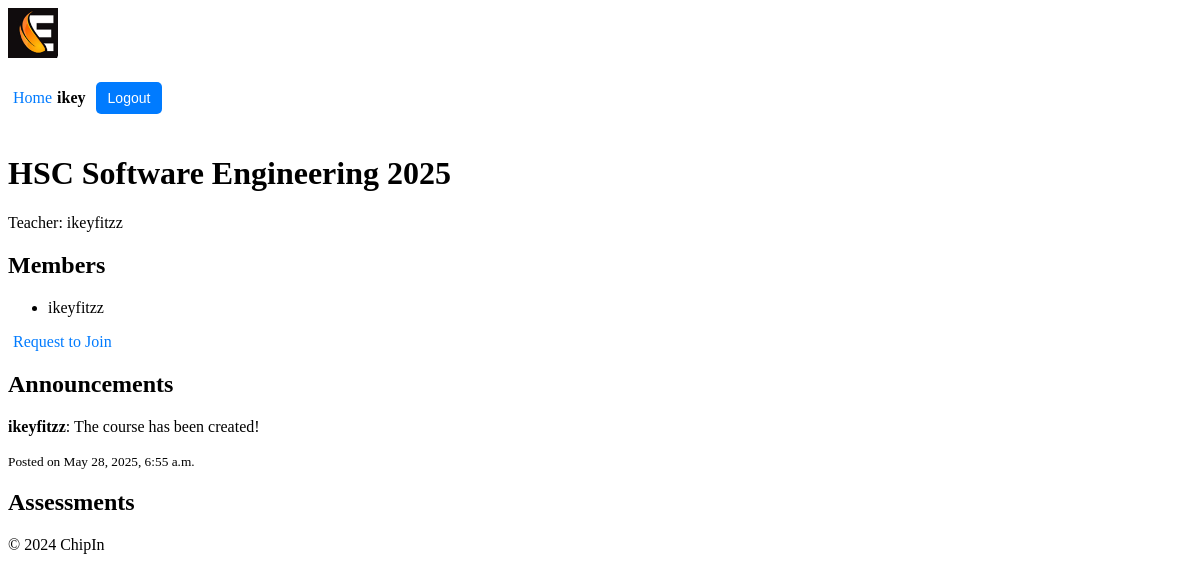
Screenshot of /chipin/group/4/ (signed in) with the database file from the repository.
### users/models.py (models this page shows, shortened)
class Profile(models.Model):
    user = models.OneToOneField(User, on_delete=models.CASCADE)
    first_name = models.CharField(max_length=30)
    surname = models.CharField(max_length=30)
    nickname = models.CharField(max_length=30, unique=True, null=False, blank=False)
    max_spend = models.DecimalField(max_digits=10, decimal_places=2, default=100.00)  # max spend
    balance = models.DecimalField(max_digits=10, decimal_places=2, default=100.00)  # users balance
    is_teacher = models.BooleanField(default=False) # users permissions (teacher/student)

### chipin/models.py (models this page shows, shortened)
class Group(models.Model):
    name = models.CharField(max_length=100)
    admin = models.ForeignKey(User, on_delete=models.CASCADE, related_name='admin_groups')
    members = models.ManyToManyField(User, related_name='group_memberships', blank=True)
    invited_users = models.ManyToManyField(User, related_name='pending_invitations', blank=True)

class Comment(models.Model):
    user = models.ForeignKey(User, on_delete=models.CASCADE)  # User who posted the comment
    group = models.ForeignKey(Group, related_name='comments', on_delete=models.CASCADE)  # Group associated with the comment
    content = models.TextField()  # The comment content
    created_at = models.DateTimeField(auto_now_add=True)  # Timestamp when the comment was posted
    updated_at = models.DateTimeField(auto_now=True)  # Timestamp for the latest update

### chipin/views.py (the view, shortened to what this page needs)
# urls.py: path('group/<int:group_id>/', views.group_detail, name='group_detail'),
@login_required
def group_detail(request, group_id, edit_comment_id=None):
    group = get_object_or_404(Group, id=group_id)
    comments = group.comments.all().order_by('-created_at')  # Fetch all comments for the group
    events = group.events.all()  # Fetch all events associated with the group
    if edit_comment_id: # Fetch the comment to edit, if edit_comment_id is provided
        comment_to_edit = get_object_or_404(Comment, id=edit_comment_id)
        if comment_to_edit.user != request.user:
            return redirect('chipin:group_detail', group_id=group.id)
    else:
        comment_to_edit = None
    if request.method == 'POST':
        if comment_to_edit: # Editing an existing comment
            form = CommentForm(request.POST, instance=comment_to_edit)
        else: # Adding a new comment
            form = CommentForm(request.POST)
        if form.is_valid():
            comment = form.save(commit=False)
            comment.user = request.user
            comment.group = group
            comment.save()
            return redirect('chipin:group_detail', group_id=group.id)
    else:
        form = CommentForm(instance=comment_to_edit) if comment_to_edit else CommentForm()
    event_share_info = {}
    return render(request, 'chipin/group_detail.html', {
        'group': group,
        'comments': comments,
        'form': form,
        'comment_to_edit': comment_to_edit,
        'events': events,
        'event_share_info': event_share_info,
    })

### chipin/context_processors.py (called while the page is built)
def user_profile(request):
    if request.user.is_authenticated:
        try:
            return {'nickname': request.user.profile.nickname}
        except Profile.DoesNotExist:
            return {'nickname': request.user.username}  # Fallback to username if no profile exists
    return {}

### chipin/templates/chipin/group_detail.html (shortened to what this page needs)
{% extends 'chipin/base.html' %}
{% block content %}
    <h1>{{ group.name }}</h1>
    <p>Teacher: {{ group.admin.profile.nickname }}</p>
    <h2>Members</h2>
    <ul>
        {% for member in group.members.all %}
        <li>{{ member.profile.nickname }}</li>
        {% endfor %}
    </ul>
    {% if request.user not in group.members.all %}
        <a href="{% url 'chipin:request_to_join_group' group.id %}">Request to Join</a>
    {% endif %}
    <h2>Announcements</h2>
    <div class="comments-section">
        {% for comment in comments %}
            <div class="comment">
                <p><strong>{{ comment.user.profile.nickname }}</strong>: {{ comment.content }}</p>
                <small>Posted on {{ comment.created_at }}</small>
            </div>
        {% empty %}
            <p>No announcements yet.</p>
        {% endfor %}
    </div>
    <h2>Assessments</h2>
{% endblock %}

### chipin/templates/chipin/base.html (shortened to what this page needs)
{% load static %}
<!DOCTYPE html>
<html lang="en">
<head>
    <link rel="stylesheet" href="{% static 'chipin/styles.css' %}">
</head>
<body>
    <header>
        <div class="logo">
            <img src="{% static 'chipin/logo_90.jpg' %}" alt="ChipIn Logo">
        </div>
        <div class="user-info">
            {% if request.user.is_authenticated %}
                <a href="{% url 'chipin:home' %}">Home</a> <span>{{ request.user.profile.nickname }}</span>
                <form action="{% url 'users:logout' %}" method="post">
                    <button type="submit">Logout</button>
                </form>
            {% else %}
                <a href="{% url 'users:teacher_login' %}">Teacher Login</a> <a href="{% url 'users:login' %}">Student Login</a> <a href="{% url 'users:register' %}">Student Register</a>
            {% endif %}
        </div>
    </header>
    <main>
        {% block content %}
        {% endblock %}
    </main>
    <footer>
        <p>&copy; 2024 ChipIn</p>
    </footer>
</body>
</html>

### chipin/static/chipin/styles.css (style rules this page uses)
.logo img { max-height: 50px; }
.user-info { display: flex; align-items: center; font-size: 16px; }
.user-info span { margin-right: 10px; font-weight: bold; }
.user-info button { background-color: #007BFF; color: white; border: none; padding: 8px 12px; cursor: pointer; border-radius: 5px; font-size: 14px; }
button { background-color: #28a745; color: white; border: none; padding: 10px 15px; cursor: pointer; border-radius: 5px; font-size: 14px; margin-top: 20px; margin-bottom: 20px; }
a { color: #007BFF; text-decoration: none; padding: 5px }

### rows the page displays
Group: name "HSC Software Engineering 2025", admin.profile.nickname "ikeyfitzz"
Comment: user.profile.nickname "ikeyfitzz", content "The course has been created!", created_at "May 28, 2025, 6:55 a.m."

### other values shown
{{ request.user.profile.nickname }} "ikey"
{{ member.profile.nickname }} "ikeyfitzz"
